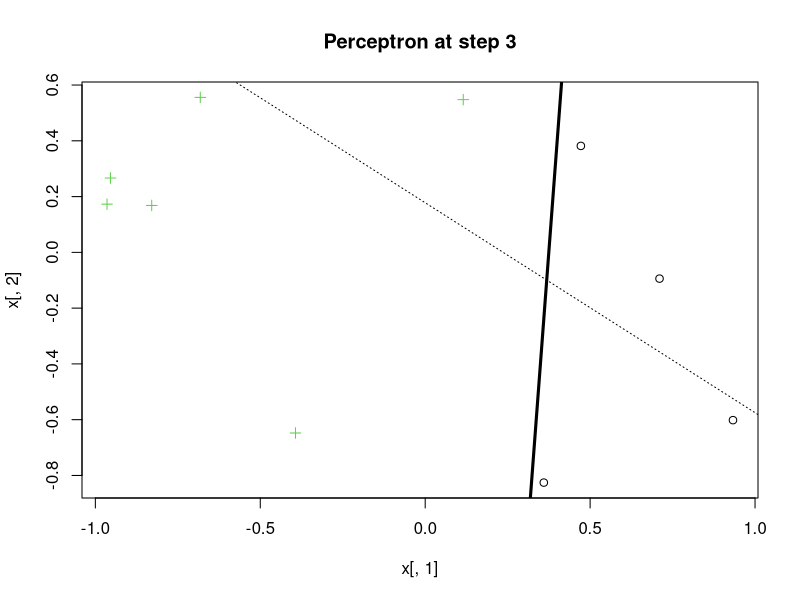

Write the R code that produced this figure.
# Perceptron
PLA <- function(x, y, maxit = 1000, plotLn = FALSE, traceFlg = FALSE) {
  # Add in bias?
  x <- cbind(x, bias = rep(1, nrow(x)))
  # Initialize
  iter <- 0
  Cost <- 100
  w <- matrix(rep(0, ncol(x)), ncol=ncol(x))
  
  while(Cost > 0 & iter < maxit) {
    iter <- iter + 1
    # Predict
    h <- sign(x %*% t(w))
    
    misclassified <- which(h != y)
    Cost <- length(misclassified)
    
    if (Cost > 0) {
      # Update
      # hkReeves pointed out that sample(c(10),1) will give a random number between 1 and 10
      pickOne <- ifelse(Cost == 1, misclassified, sample(misclassified, 1))
      # Update weight vector
      # w <- w + t(y[pickOne]) %*% x[pickOne,]
      w <- w + y[pickOne] * x[pickOne,]
    }
    if(plotLn) abline(w[2], w[1], col = iter)
    if(traceFlg) print(paste("At iter", iter, "Cost ", Cost))
  }
  return(list(iter = iter, w = w))
}

# Pick which side of the line this should be on
chooseSide <- function(f, x) {
  m <- matrix(c(f[2,1] - f[1,1], x[1] - f[1,1], 
                f[2,2] - f[1,2], x[2] - f[1,2]), 
              byrow=TRUE, nrow=2)
  sign(det(m))
}


# Run many simulations
N <- 10
iterations = list()
for (runs in seq(1000)) {
  # Create linearly separable data
  # Choose a line in X^2 {-1, 1}
  f <- matrix(c(runif(2, min = -1, max = 1), -1, 1),
              nrow = 2)
  # Get uniformly distributed points in {-1, 1}
  x <- matrix(runif(2 * N, min=-1, max=1), ncol=2)
  # Figure out which side of our line they are on
  y <- apply(x, 1, function(z) chooseSide(f, z))
  
  # Fit perceptron model
  fit <- PLA(x, y, maxit=10000, plotLn=FALSE)
  iter <- fit$iter
  w <- fit$w
  iterations <- c(iterations, iter)
}

# Distribution of trials
summary(unlist(iterations))


# Test one
plot(x[,1], x[,2], pch = y+2, col = y+2)
lines(f, lwd = 3)

fit <- PLA(x, y, maxit=100, plotLn=FALSE, traceFlg=TRUE)

# Plot perceptron
abline(fit$w[2], fit$w[1], lty= 3)
title(paste("Perceptron at step", fit$iter))


# mydf <- as.data.frame(cbind(y, x))
# colnames(mydf) <- c("y", "x1", "x2")
# 
# library(ggplot2)
# qplot(x1, x2, data = mydf, color=factor(y)) + 
#   geom_abline(aes(intercept = w[2], slope = w[1]))

